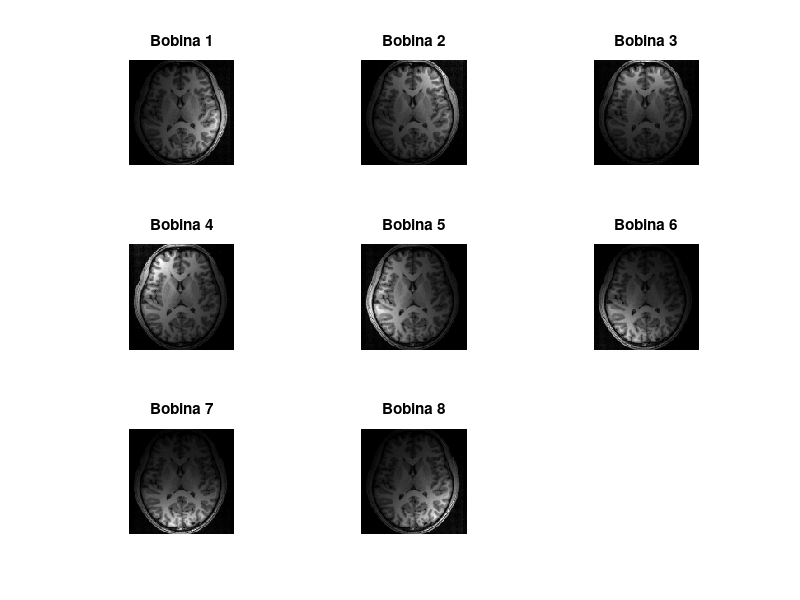
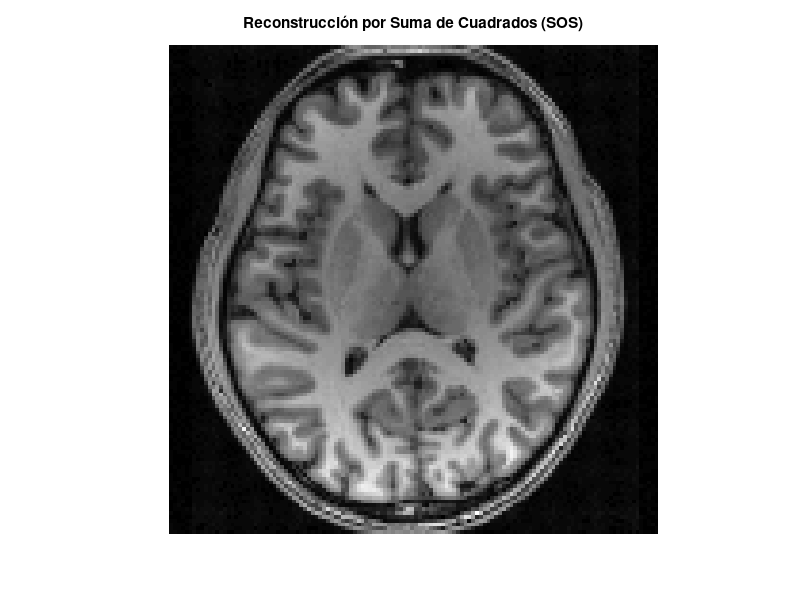

MATLAB code to generate these figures, in order:
% recon_sos.m
% Carga `m.mat` y `C.mat`, genera la imagen por cada bobina
% y calcula la reconstrucción por suma de cuadrados (SOS).

% Cargar archivos (asume que están en el mismo directorio)
data = load('m.mat');
Cdata = load('C.mat');

% Extraer variables (no asumimos nombres fijos)
fn = fieldnames(data);
m = data.(fn{1});
fnc = fieldnames(Cdata);
C = Cdata.(fnc{1});

% Asegurar dimensiones: `m` debe ser 2D, `C` debe ser Nx x Ny x Nc
if ndims(m) ~= 2
    error('La variable m no tiene dimensiones 2D esperadas');
end

% Si C viene como 2D con cada bobina en columnas, intentar reconstruir
if ndims(C) == 2 && size(C,1) == numel(m)
    % C es (Nx*Ny) x Nc
    [Nx,Ny] = size(m);
    Nc = size(C,2);
    C = reshape(C, [Nx, Ny, Nc]);
end

[Nx,Ny,maybeNc] = size(C);
if maybeNc == 1 && isequal([Nx,Ny], size(m))
    Nc = 1;
elseif isequal([Nx,Ny], size(m))
    Nc = maybeNc;
else
    % Si no coincide, intentar invertir dimensiones
    [Nx2,Ny2,Nc2] = size(C);
    if Nx2==size(m,2) && Ny2==size(m,1)
        C = permute(C, [2 1 3]);
        Nc = Nc2;
    else
        error('Dimensiones de C no coinciden con m');
    end
end

% Inicializar matriz para imágenes por bobina
coil_images = zeros(size(m,1), size(m,2), Nc);

for k = 1:Nc
    coil_images(:,:,k) = m .* C(:,:,k);
end

% Reconstrucción por suma de cuadrados
sos = sqrt(sum(abs(coil_images).^2, 3));

% Mostrar resultados
figure('Name','Imágenes por bobina');
nplot = min(Nc, 16);
cols = ceil(sqrt(nplot));
rows = ceil(nplot/cols);
for k = 1:nplot
    subplot(rows, cols, k)
    imagesc(abs(coil_images(:,:,k)))
    colormap gray
    axis image off
    title(sprintf('Bobina %d', k))
end

figure('Name','Reconstrucción SOS');
imagesc(abs(sos)); colormap gray; axis image off
title('Reconstrucción por Suma de Cuadrados (SOS)');

% Guardar resultados
save('results_sos.mat', 'coil_images', 'sos');

fprintf('Hecho: guardado en results_sos.mat (coil_images, sos)\n');
